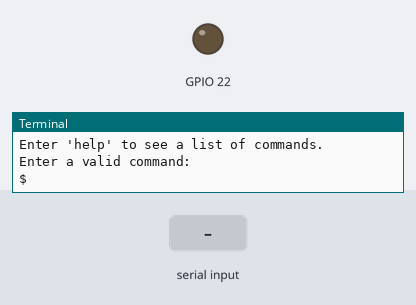
A program run on a simulated Raspberry Pi (BCM pin numbers). On the bench: output pins drawn as LEDs (lit = HIGH), the last lines printed to the terminal. The inputs (shaded band) are chosen by the test bench. Values from a settings file that is not in the repository are placeholders.

Above: at 1.2 s.
1.3 s: "on" typed at the terminal, then Enter
At 2.7 s:
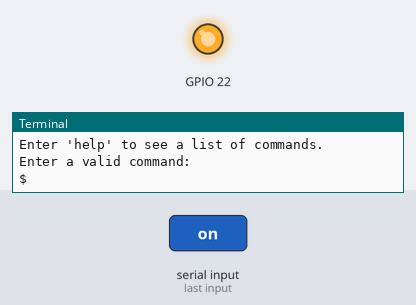
4.3 s: "off" typed at the terminal, then Enter
At 5.0 s:
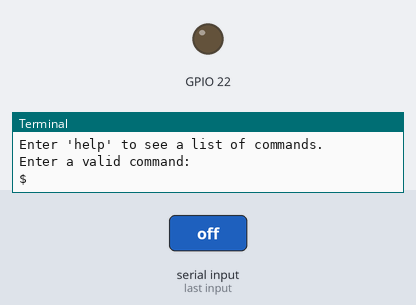
Timing chart, 0 to 7.3 s (numbered marks = the images above; inputs shaded):
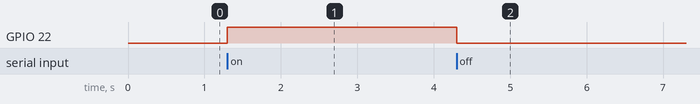

Measured:
- after the input at 1.3 s, GPIO 22: LOW → HIGH at once
- after the input at 4.3 s, GPIO 22: HIGH → LOW at once

The program:

relay.py
```python
from gpiozero import DigitalOutputDevice
from gpiozero.pins.pigpio import PiGPIOFactory
import os

factory = PiGPIOFactory(host=os.environ['REMOTE_IP_ADDRESS'])

class Relay(DigitalOutputDevice):
    def __init__(self, *args, **kwargs):
        super(Relay, self).__init__(*args, **kwargs)

relay_1 = Relay(22, pin_factory=factory)

try:
    while True:
        print("\nEnter 'help' to see a list of commands.")
        value = input("Enter a valid command:\n$ ")
        value = value.lower()
        if value == 'help':
            print('Commands are:')
            print("'on':   Switch on main power using battery 1, charge battery 2.")
            print("'off':  Switch off main power, charge battery 2.")
            print("'exit': Switch off main power, charge battery 2, and exit program.")
        elif value == 'on':
            relay_1.on()
            print('Relay switched on.')
        elif value == 'off':
            relay_1.off()
            print('Relay switched off.')
        elif value == 'exit':
            relay_1.off()
            print("Ending program.")
            exit()
        else:
            print("* Please enter a valid command.")

except KeyboardInterrupt:
    relay_1.off()
    print('\nEnding program.')
    exit()
```
